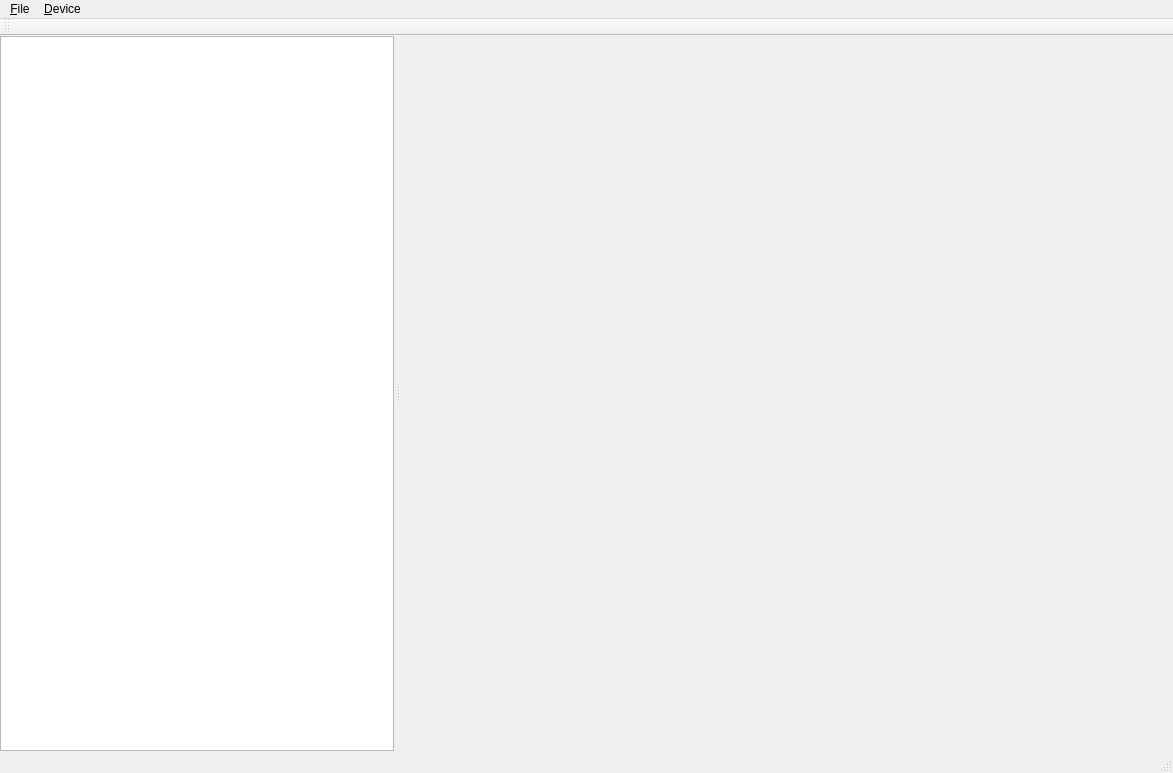
<?xml version="1.0" encoding="UTF-8"?>
<ui version="4.0">
 <class>MainWindow</class>
 <widget class="QMainWindow" name="MainWindow">
  <property name="geometry">
   <rect>
    <x>0</x>
    <y>0</y>
    <width>1173</width>
    <height>773</height>
   </rect>
  </property>
  <property name="windowTitle">
   <string>ContactBookSanitizer</string>
  </property>
  <widget class="QWidget" name="centralWidget">
   <layout class="QHBoxLayout" name="horizontalLayout">
    <property name="leftMargin">
     <number>0</number>
    </property>
    <property name="topMargin">
     <number>0</number>
    </property>
    <property name="rightMargin">
     <number>0</number>
    </property>
    <property name="bottomMargin">
     <number>0</number>
    </property>
    <item>
     <widget class="QSplitter" name="splitHorz">
      <property name="frameShape">
       <enum>QFrame::NoFrame</enum>
      </property>
      <property name="midLineWidth">
       <number>2</number>
      </property>
      <property name="orientation">
       <enum>Qt::Horizontal</enum>
      </property>
      <property name="handleWidth">
       <number>8</number>
      </property>
      <widget class="QTreeView" name="tvSession">
       <property name="sizePolicy">
        <sizepolicy hsizetype="MinimumExpanding" vsizetype="Expanding">
         <horstretch>1</horstretch>
         <verstretch>0</verstretch>
        </sizepolicy>
       </property>
       <property name="headerHidden">
        <bool>true</bool>
       </property>
      </widget>
      <widget class="HorizontalContactView" name="tvContactBook" native="true">
       <property name="sizePolicy">
        <sizepolicy hsizetype="MinimumExpanding" vsizetype="Preferred">
         <horstretch>5</horstretch>
         <verstretch>0</verstretch>
        </sizepolicy>
       </property>
      </widget>
     </widget>
    </item>
   </layout>
  </widget>
  <widget class="QMenuBar" name="menuBar">
   <property name="geometry">
    <rect>
     <x>0</x>
     <y>0</y>
     <width>1173</width>
     <height>21</height>
    </rect>
   </property>
   <widget class="QMenu" name="menu_File">
    <property name="title">
     <string>&amp;File</string>
    </property>
    <addaction name="actFileExit"/>
   </widget>
   <widget class="QMenu" name="menu_Device">
    <property name="title">
     <string>&amp;Device</string>
    </property>
    <addaction name="actDeviceAddNew"/>
    <addaction name="actDeviceDel"/>
   </widget>
   <addaction name="menu_File"/>
   <addaction name="menu_Device"/>
  </widget>
  <widget class="QToolBar" name="mainToolBar">
   <attribute name="toolBarArea">
    <enum>TopToolBarArea</enum>
   </attribute>
   <attribute name="toolBarBreak">
    <bool>false</bool>
   </attribute>
  </widget>
  <widget class="QStatusBar" name="statusBar"/>
  <action name="actFileExit">
   <property name="text">
    <string>E&amp;xit</string>
   </property>
   <property name="shortcut">
    <string>Alt+X</string>
   </property>
  </action>
  <action name="actDeviceAddNew">
   <property name="text">
    <string>Add a &amp;new device...</string>
   </property>
  </action>
  <action name="actDeviceDel">
   <property name="text">
    <string>&amp;Remove device...</string>
   </property>
  </action>
 </widget>
 <layoutdefault spacing="6" margin="11"/>
 <customwidgets>
  <customwidget>
   <class>HorizontalContactView</class>
   <extends>QWidget</extends>
   <header>HorizontalContactView.h</header>
   <container>1</container>
  </customwidget>
 </customwidgets>
 <resources/>
 <connections>
  <connection>
   <sender>actFileExit</sender>
   <signal>triggered()</signal>
   <receiver>MainWindow</receiver>
   <slot>close()</slot>
   <hints>
    <hint type="sourcelabel">
     <x>-1</x>
     <y>-1</y>
    </hint>
    <hint type="destinationlabel">
     <x>586</x>
     <y>386</y>
    </hint>
   </hints>
  </connection>
 </connections>
</ui>
